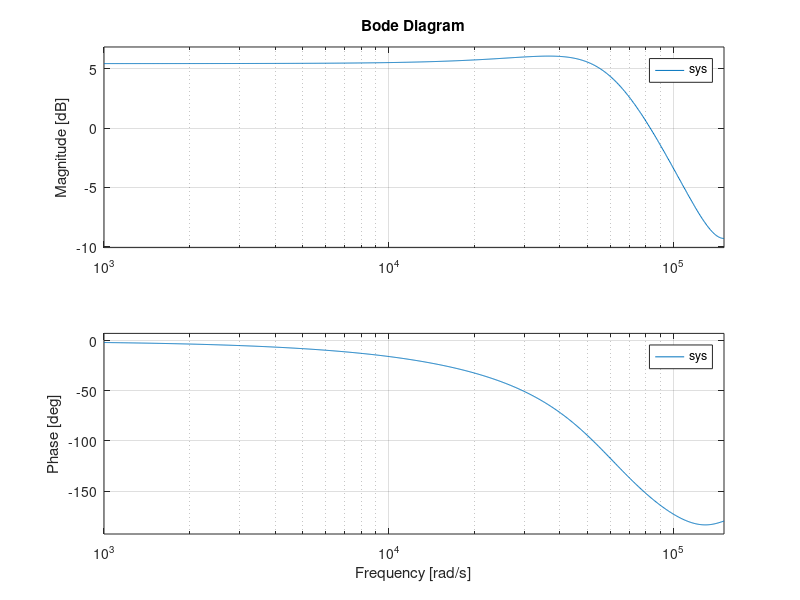
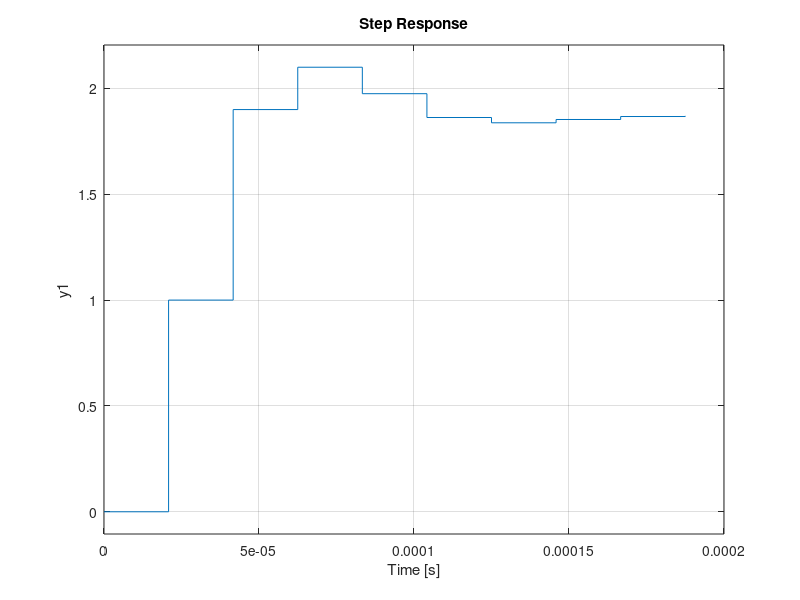

Source code (MATLAB) for these figures, in order:
%% defining the Parameters for signal.
h2r = 2 * pi;
Fs = 48000;
tStop = 5;
dt = 1/Fs;

%% Default values for signals.

signalFreq = 1;
noiseFreq = 50;

signalAmp = 10;
noiseAmp = 1;

%% making the discreate transfer function 

sys = tf([1 0.4],[1 -0.5 0.25],dt,'Variable','z^-1');

figure(1); bode(sys);
figure(2); step(sys);


